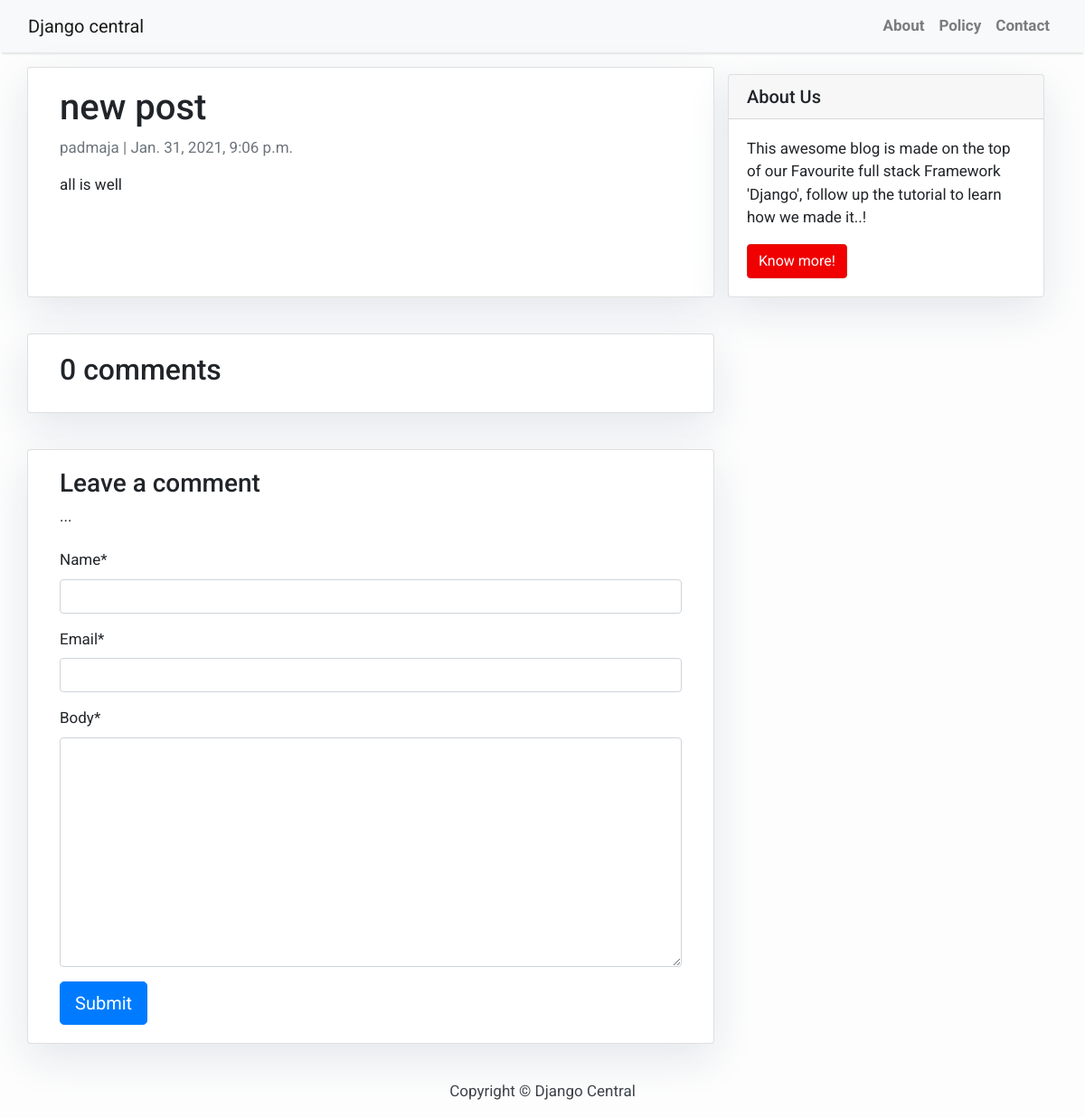
The app's page /new-post/, older data.
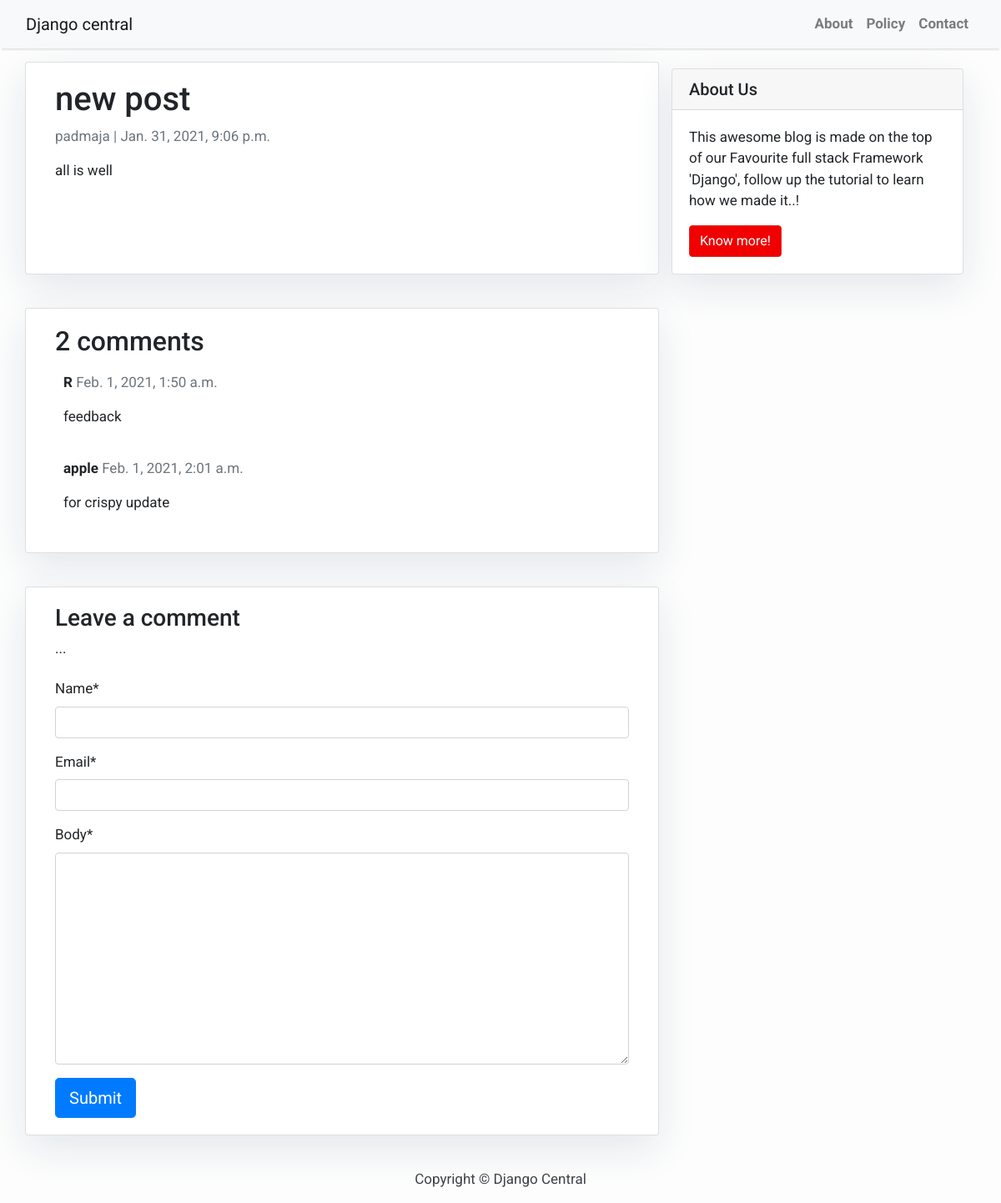
The same page, newer data.
### blog/models.py (models this page shows, shortened)
class Post(models.Model):
    title = models.CharField(max_length=200, unique=True)
    slug = models.SlugField(max_length=200, unique=True)
    author = models.ForeignKey(User, on_delete=models.CASCADE, related_name='blog_posts')
    updated_on = models.DateTimeField(auto_now=True)
    content = models.TextField()
    created_on = models.DateTimeField(auto_now_add=True)
    status = models.IntegerField(choices=STATUS, default=0)
    class Meta:
        ordering = ['-created_on']

class Comment(models.Model):
    post = models.ForeignKey(Post, on_delete=models.CASCADE, related_name='comments')
    name = models.CharField(max_length=80)
    email = models.EmailField()
    body = models.TextField()
    created_on = models.DateTimeField(auto_now_add=True)
    active = models.BooleanField(default=False)
    class Meta:
        ordering = ['created_on']

### blog/views.py (the view)
# urls.py: path('<slug:slug>/', views.post_detail, name='post_detail'),
def post_detail(request, slug):
    template_name = 'post_detail.html'
    post = get_object_or_404(Post, slug=slug)
    comments = post.comments.filter(active=True)
    new_comment = None
    if request.method == 'POST':
        comment_form = CommentForm(data=request.POST)
        if comment_form.is_valid():
            new_comment = comment_form.save(commit=False)
            new_comment.post = post
            new_comment.save()
    else:
        comment_form = CommentForm()
    return render(request, template_name, {'post': post,
                                           'comments': comments,
                                           'new_comment': new_comment,
                                           'comment_form': comment_form})

### blog/forms.py
class CommentForm(forms.ModelForm):
    class Meta:
        model = Comment
        fields = ('name', 'email', 'body')

### templates/post_detail.html (shortened to what this page needs)
{% extends 'base.html' %} {% block content %}
<div class="container">
  <div class="row">
    <div class="col-md-8 card mb-4  mt-3 left  top">
      <div class="card-body">
        <h1>{% block title %} {{ post.title }} {% endblock title %}</h1>
        <p class=" text-muted">{{ post.author }} | {{ post.created_on }}</p>
        <p class="card-text ">{{ post.content | safe }}</p>
      </div>
    </div>
    {% block sidebar %} {% include 'sidebar.html' %} {% endblock sidebar %}
    <div class="col-md-8 card mb-4  mt-3 ">
      <div class="card-body">
        <h2>{{ comments.count }} comments</h2>
        {% for comment in comments %}
        <div class="comments" style="padding: 10px;">
          <p class="font-weight-bold">
            {{ comment.name }}
            <span class=" text-muted font-weight-normal">
              {{ comment.created_on }}
            </span>
          </p>
          {{ comment.body | linebreaks }}
        </div>
        {% endfor %}
      </div>
    </div>
    <div class="col-md-8 card mb-4  mt-3 ">
      <div class="card-body">
        {% if new_comment %}
        <div class="alert alert-success" role="alert">
          Your comment is awaiting moderation
        </div>
        {% else %}
        <h3>Leave a comment</h3>
        {% load crispy_forms_tags %}
        ...
        <form method="post" style="margin-top: 1.3em;">
          {{ comment_form | crispy }}
          <button type="submit" class="btn btn-primary  btn-lg">Submit</button>
        </form>
        {% endif %}
      </div>
    </div>
  </div>
</div>
{% endblock content %}

### templates/base.html (shortened to what this page needs)
<!DOCTYPE html>
<html>
    <head>
        <link rel="stylesheet" href="https://maxcdn.bootstrapcdn.com/bootstrap/4.0.0/css/bootstrap.min.css"
 />
    </head>
    <body>
        <nav class="navbar navbar-expand-lg navbar-light bg-light shadow" id="mainNav">
            <div class="container-fluid">
                <a class="navbar-brand" href="{% url 'home' %}">Django central</a>
                <div class="collapse navbar-collapse" id="navbarResponsive">
                    <ul class="navbar-nav ml-auto">
                        <li class="nav-item text-black">
                            <a class="nav-link text-black font-weight-bold" href="#">About</a>
                        </li>
                        <li class="nav-item text-black">
                            <a class="nav-link text-black font-weight-bold" href="#">Policy</a>
                        </li>
                        <li class="nav-item text-black">
                            <a class="nav-link text-black font-weight-bold" href="#">Contact</a>
                        </li>
                    </ul>
                </div>
            </div>
        </nav>
        {% block content %}{% endblock content %}
        <footer class="py-3 bg-grey">
            <p class="m-0 text-dark text-center ">Copyright &copy; Django Central</p>
        </footer>
    </body>
</html>

### templates/sidebar.html (shortened to what this page needs)
 {% block sidebar %}
            <div class="col-md-4 float-right ">
            <div class="card my-4">
                    <h5 class="card-header">About Us</h5>
                <div class="card-body">
                    <p class="card-text"> This awesome blog is made on the top of our Favourite full stack Framework 'Django', follow up the tutorial to learn how we made it..!</p>
                    <a href="https://djangocentral.com/building-a-blog-application-with-django"
                       class="btn btn-danger">Know more!</a>
                </div>
            </div>
            </div>
 {% endblock sidebar %}

### templates/base.html (style rules this page uses)
body { font-family: "Roboto", sans-serif; font-size: 17px; background-color: #fdfdfd; }
.shadow { box-shadow: 0 4px 2px -2px rgba(0, 0, 0, 0.1); }
.btn-danger { color: #fff; background-color: #f00000; border-color: #dc281e; }

### templates/sidebar.html (style rules this page uses)
.card { box-shadow: 0 16px 48px #E3E7EB; }

Row changes from the older to the newer data that the page shows:
added Comment: name "R", created_on "Feb. 1, 2021, 1:50 a.m.", body "feedback"
added Comment: name "apple", created_on "Feb. 1, 2021, 2:01 a.m.", body "for crispy update"
Text that changed along with them:
{{ comments.count }}: "0" → "2"
